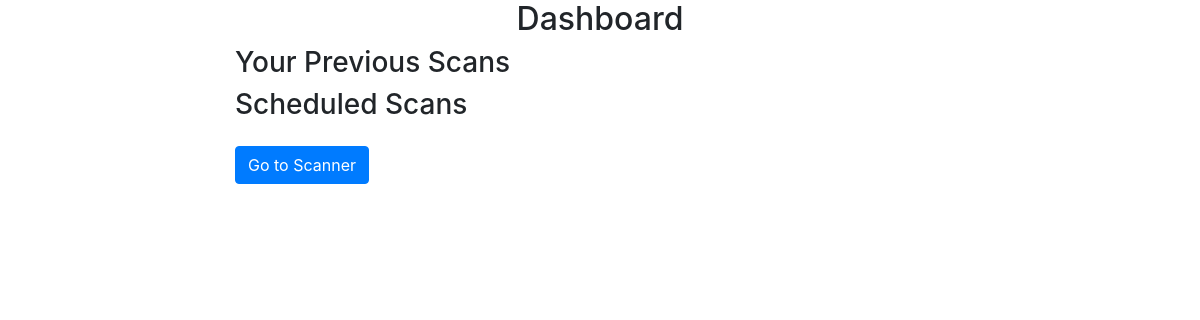
The page /dashboard/ (signed in) on the database as committed earlier.
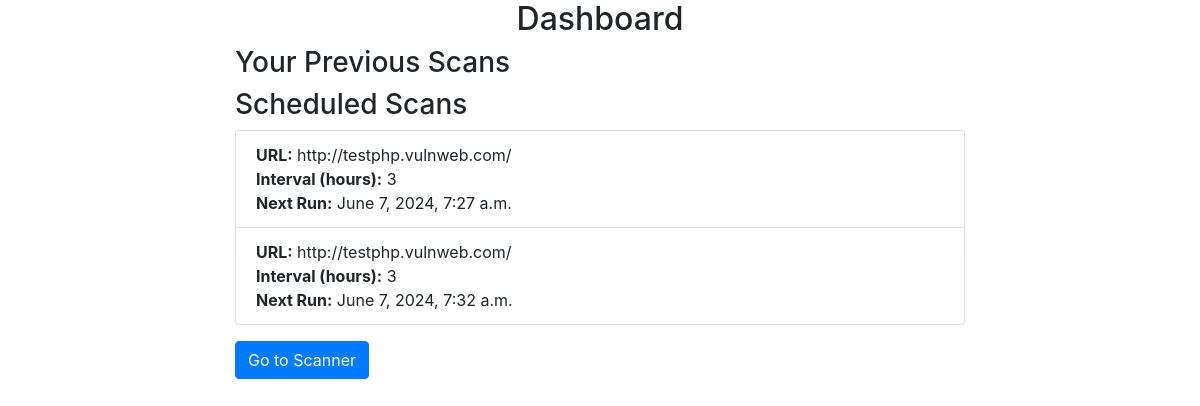
The same page on the database as committed later.
### scanner/models.py (models this page shows, shortened)
class ScheduledScan(models.Model):
    user = models.ForeignKey(User, on_delete=models.CASCADE)
    url = models.URLField()
    interval = models.PositiveIntegerField(help_text="Interval in hours")
    next_run = models.DateTimeField()
    active = models.BooleanField(default=True)

### scanner/views.py (the view)
# urls.py: path('dashboard/', views.dashboard, name='dashboard'),
def dashboard(request):
    scheduled_scans = ScheduledScan.objects.filter(user=request.user)
    return render(request, 'scanner/dashboard.html', {
        'scan_results': scan_results,
        'scheduled_scans': scheduled_scans
    })

### scanner/templates/scanner/dashboard.html (shortened to what this page needs)
<!DOCTYPE html>
<html lang="en">
<head>
    <link href="https://stackpath.bootstrapcdn.com/bootstrap/4.5.2/css/bootstrap.min.css" rel="stylesheet">
</head>
<body>
    <div class="container">
        <div class="row justify-content-center">
            <div class="col-md-8">
                <h2 class="text-center">Dashboard</h2>
                <h3>Your Previous Scans</h3>
                <h3>Scheduled Scans</h3>
                <ul class="list-group">
                    {% for scheduled in scheduled_scans %}
                        <li class="list-group-item">
                            <strong>URL:</strong> {{ scheduled.url }}<br>
                            <strong>Interval (hours):</strong> {{ scheduled.interval }}<br>
                            <strong>Next Run:</strong> {{ scheduled.next_run }}
                        </li>
                    {% endfor %}
                </ul>
                <a href="{% url 'index' %}" class="btn btn-primary mt-3">Go to Scanner</a>
            </div>
        </div>
    </div>
</body>
</html>

Rows that differ between the two databases and show on the page:
added ScheduledScan: url "http://testphp.vulnweb.com/", interval "3", next_run "June 7, 2024, 7:27 a.m."
added ScheduledScan: url "http://testphp.vulnweb.com/", interval "3", next_run "June 7, 2024, 7:32 a.m."
